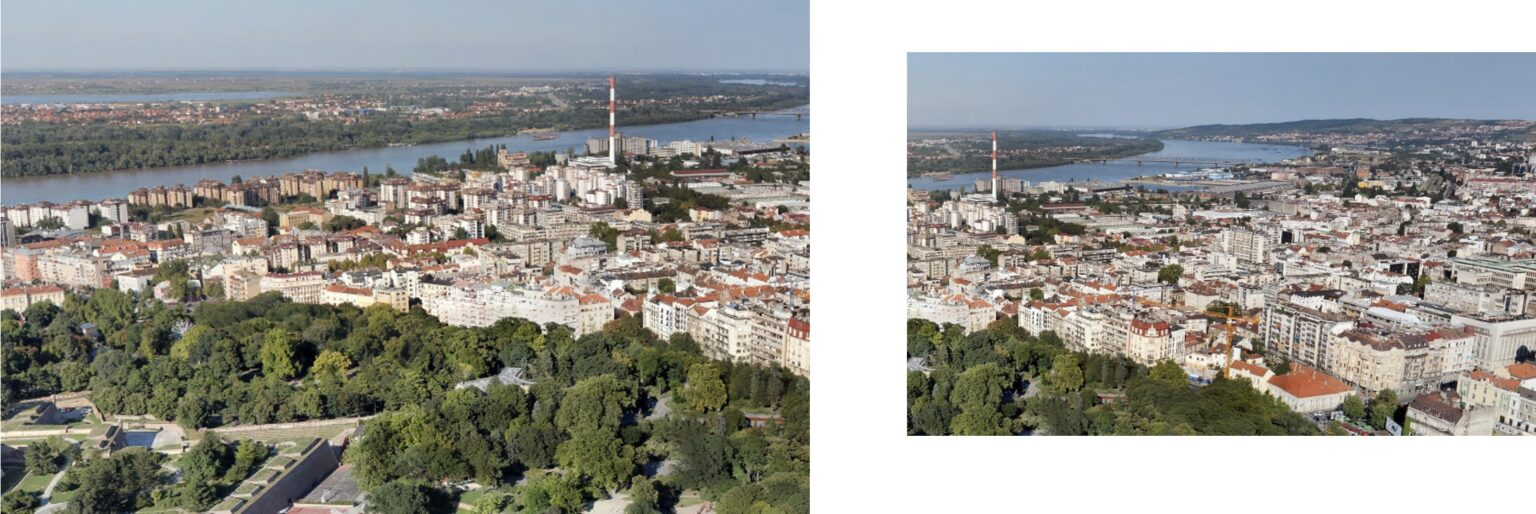
#> input picture 81-1536x514.jpg, 1536 x 514 px
$ python -i panaroma.py   (imports and definitions only)
#> lines starting #> are read from the running program, lines starting #| are printed output that depends on the picture
# import the necessary packages
import numpy as np
import imutils
import cv2
class Stitcher:
    def __init__(self):
        # determine if we are using OpenCV v3.X
        self.isv3 = imutils.is_cv3(or_better=True)
        # pass

    def stitch(self, images, ratio=0.75, reprojThresh=4.0,  showMatches=False):

        # unpack the images, then detect keypoints and extract
        # local invariant descriptors from them
        (imageB, imageA) = images
        (kpsA, featuresA) = self.detectAndDescribe(imageA)
        (kpsB, featuresB) = self.detectAndDescribe(imageB)
        # match features between the two images
        M = self.matchKeypoints(kpsA, kpsB,
                                featuresA, featuresB, ratio, reprojThresh)
        # if the match is None, then there aren't enough matched
        # keypoints to create a panorama
        if M is None:
            return None


        # otherwise, apply a perspective warp to stitch the images
        # together
        (matches, H, status) = M
        result = cv2.warpPerspective(imageA, H,
                                     (imageA.shape[1] + imageB.shape[1], imageA.shape[0]))
        result[0:imageB.shape[0], 0:imageB.shape[1]] = imageB
        # check to see if the keypoint matches should be visualized
        if showMatches:
            vis = self.drawMatches(imageA, imageB, kpsA, kpsB, matches,
                                   status)
            # return a tuple of the stitched image and the
            # visualization
            return (result, vis)
        # return the stitched image
        return result


    # [69 lines left out: functions detectAndDescribe, matchKeypoints, drawMatches, not called in this run]

>>> import cv2
>>> picture = cv2.imread('81-1536x514.jpg', cv2.IMREAD_GRAYSCALE)
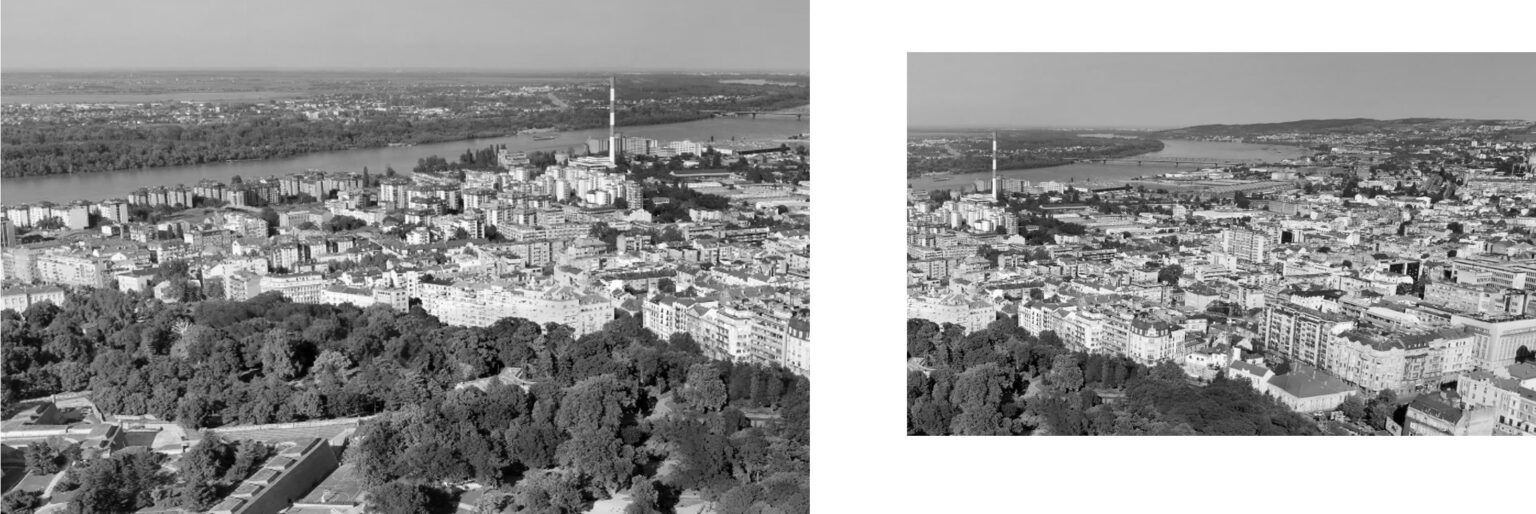
#> picture: shape (514, 1536); min 0, max 255, mean 150.6
>>> result = Stitcher().stitch(picture)
#> (the run stopped early here; a loop or call above may not have finished)

$ run again, on first.jpg
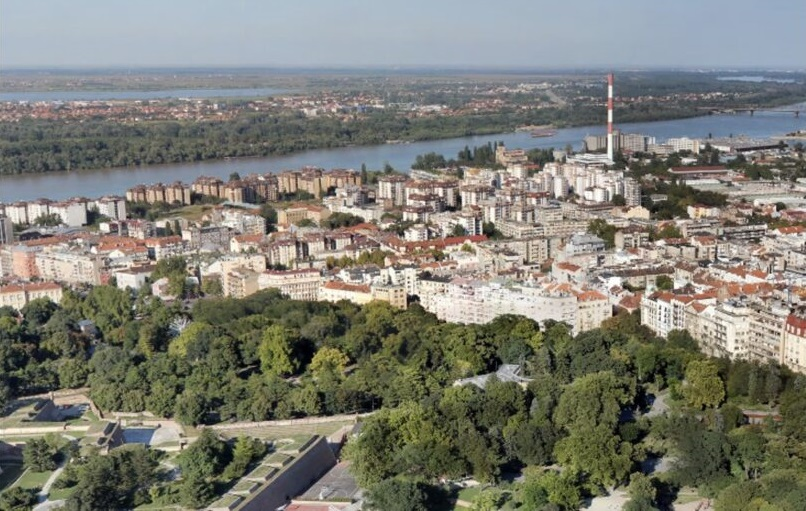
#> input picture first.jpg, 806 x 511 px
#> `picture = cv2.imread('81-1536x514.jpg', cv2.IMREAD_GRAYSCALE)`:
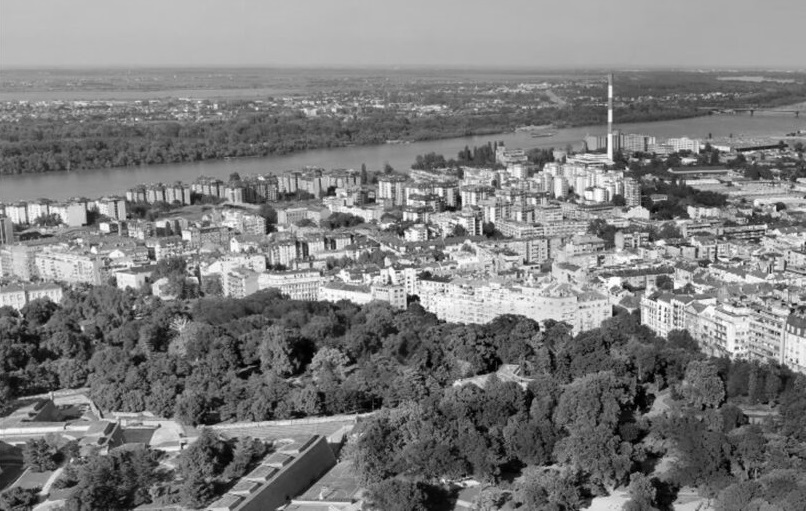
#> picture: shape (511, 806); min 0, max 255, mean 125

$ run again, on matching.jpg
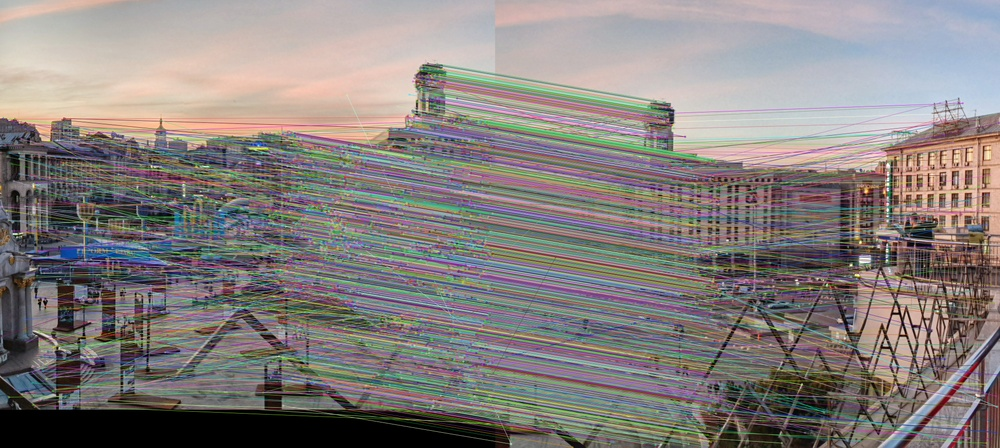
#> input picture matching.jpg, 1000 x 448 px, shrunk from 4074 x 1824 before the run
#> `picture = cv2.imread('81-1536x514.jpg', cv2.IMREAD_GRAYSCALE)`:
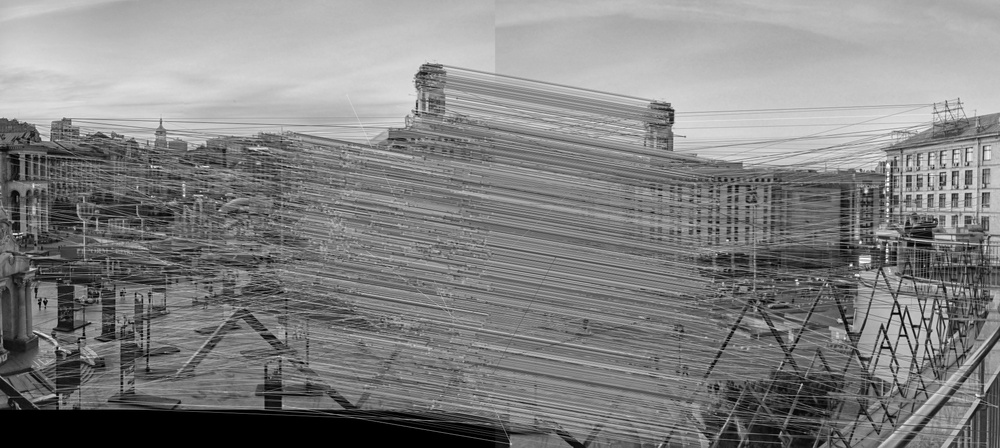
#> picture: shape (448, 1000); min 0, max 255, mean 129.9
